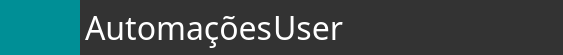
     <widget class="QFrame" name="frame_top">
      <property name="maximumSize">
       <size>
        <width>16777215</width>
        <height>55</height>
       </size>
      </property>
      <property name="frameShape">
       <enum>QFrame::NoFrame</enum>
      </property>
      <property name="frameShadow">
       <enum>QFrame::Plain</enum>
      </property>
      <layout class="QHBoxLayout" name="horizontalLayout">
       <property name="spacing">
        <number>0</number>
       </property>
       <property name="leftMargin">
        <number>0</number>
       </property>
       <property name="topMargin">
        <number>0</number>
       </property>
       <property name="rightMargin">
        <number>0</number>
       </property>
       <property name="bottomMargin">
        <number>0</number>
       </property>
       <item>
        <widget class="QFrame" name="frame_toodle">
         <property name="minimumSize">
          <size>
           <width>80</width>
           <height>55</height>
          </size>
         </property>
         <property name="maximumSize">
          <size>
           <width>80</width>
           <height>55</height>
          </size>
         </property>
         <property name="styleSheet">
          <string notr="true">background:rgb(0,143,150);</string>
         </property>
         <property name="frameShape">
          <enum>QFrame::NoFrame</enum>
         </property>
         <property name="frameShadow">
          <enum>QFrame::Plain</enum>
         </property>
         <layout class="QHBoxLayout" name="horizontalLayout_3">
          <property name="spacing">
           <number>0</number>
          </property>
          <property name="leftMargin">
           <number>0</number>
          </property>
          <property name="topMargin">
           <number>0</number>
          </property>
          <property name="rightMargin">
           <number>0</number>
          </property>
          <property name="bottomMargin">
           <number>0</number>
          </property>
          <item>
           <widget class="QPushButton" name="toodle">
            <property name="minimumSize">
             <size>
              <width>80</width>
              <height>55</height>
             </size>
            </property>
            <property name="maximumSize">
             <size>
              <width>80</width>
              <height>55</height>
             </size>
            </property>
            <property name="styleSheet">
             <string notr="true">QPushButton {
	border: none;
	background-color: rgba(0,0,0,0);
}
QPushButton:hover {
	background-color: rgb(0,178,178);
}
QPushButton:pressed {	
	background-color: rgba(0,0,0,0);
}</string>
            </property>
            <property name="text">
             <string/>
            </property>
            <property name="icon">
             <iconset>
              <normaloff>icons/1x/logo.png</normaloff>icons/1x/logo.png</iconset>
            </property>
            <property name="iconSize">
             <size>
              <width>22</width>
              <height>12</height>
             </size>
            </property>
            <property name="flat">
             <bool>true</bool>
            </property>
           </widget>
          </item>
         </layout>
        </widget>
       </item>
       <item>
        <widget class="QFrame" name="frame_top_east">
         <property name="maximumSize">
          <size>
           <width>16777215</width>
           <height>55</height>
          </size>
         </property>
         <property name="styleSheet">
          <string notr="true">background:rgb(51,51,51);</string>
         </property>
         <property name="frameShape">
          <enum>QFrame::NoFrame</enum>
         </property>
         <property name="frameShadow">
          <enum>QFrame::Plain</enum>
         </property>
         <layout class="QHBoxLayout" name="horizontalLayout_4">
          <property name="spacing">
           <number>0</number>
          </property>
          <property name="leftMargin">
           <number>0</number>
          </property>
          <property name="topMargin">
           <number>0</number>
          </property>
          <property name="rightMargin">
           <number>0</number>
          </property>
          <property name="bottomMargin">
           <number>0</number>
          </property>
          <item>
           <widget class="QFrame" name="frame_appname">
            <property name="frameShape">
             <enum>QFrame::NoFrame</enum>
            </property>
            <property name="frameShadow">
             <enum>QFrame::Plain</enum>
            </property>
            <layout class="QHBoxLayout" name="horizontalLayout_10">
             <property name="spacing">
              <number>7</number>
             </property>
             <property name="leftMargin">
              <number>0</number>
             </property>
             <property name="topMargin">
              <number>0</number>
             </property>
             <property name="rightMargin">
              <number>0</number>
             </property>
             <property name="bottomMargin">
              <number>0</number>
             </property>
             <item>
              <widget class="QLabel" name="lab_appname">
               <property name="font">
                <font>
                 <family>Segoe UI Light</family>
                 <pointsize>24</pointsize>
                </font>
               </property>
               <property name="styleSheet">
                <string notr="true">color:rgb(255,255,255);</string>
               </property>
               <property name="text">
                <string>&lt;html&gt;&lt;head/&gt;&lt;body&gt;&lt;p&gt;Automações&lt;/p&gt;&lt;/body&gt;&lt;/html&gt;</string>
               </property>
               <property name="margin">
                <number>2</number>
               </property>
               <property name="indent">
                <number>5</number>
               </property>
              </widget>
             </item>
            </layout>
           </widget>
          </item>
          <item>
           <widget class="QFrame" name="frame_user">
            <property name="frameShape">
             <enum>QFrame::NoFrame</enum>
            </property>
            <property name="frameShadow">
             <enum>QFrame::Plain</enum>
            </property>
            <layout class="QHBoxLayout" name="horizontalLayout_9">
             <property name="spacing">
              <number>0</number>
             </property>
             <property name="leftMargin">
              <number>0</number>
             </property>
             <property name="topMargin">
              <number>0</number>
             </property>
             <property name="rightMargin">
              <number>0</number>
             </property>
             <property name="bottomMargin">
              <number>0</number>
             </property>
             <item>
              <widget class="QLabel" name="lab_user">
               <property name="font">
                <font>
                 <family>Segoe UI Light</family>
                 <pointsize>24</pointsize>
                </font>
               </property>
               <property name="styleSheet">
                <string notr="true">color:rgb(255,255,255);</string>
               </property>
               <property name="text">
                <string>&lt;html&gt;&lt;head/&gt;&lt;body&gt;&lt;p&gt;&lt;span style=&quot; color:#ffffff;&quot;&gt;User&lt;/span&gt;&lt;/p&gt;&lt;/body&gt;&lt;/html&gt;</string>
               </property>
               <property name="alignment">
                <set>Qt::AlignRight|Qt::AlignTrailing|Qt::AlignVCenter</set>
               </property>
              </widget>
             </item>
            </layout>
           </widget>
          </item>
          <item>
           <widget class="QFrame" name="frame_person">
            <property name="minimumSize">
             <size>
              <width>55</width>
              <height>55</height>
             </size>
            </property>
            <property name="maximumSize">
             <size>
              <width>55</width>
              <height>55</height>
             </size>
            </property>
            <property name="frameShape">
             <enum>QFrame::NoFrame</enum>
            </property>
            <property name="frameShadow">
             <enum>QFrame::Plain</enum>
            </property>
            <layout class="QHBoxLayout" name="horizontalLayout_8">
             <property name="spacing">
              <number>0</number>
             </property>
             <property name="leftMargin">
              <number>0</number>
             </property>
             <property name="topMargin">
              <number>0</number>
             </property>
             <property name="rightMargin">
              <number>0</number>
             </property>
             <property name="bottomMargin">
              <number>0</number>
             </property>
             <item>
              <widget class="QLabel" name="lab_person">
               <property name="maximumSize">
                <size>
                 <width>55</width>
                 <height>55</height>
                </size>
               </property>
               <property name="text">
                <string/>
               </property>
               <property name="pixmap">
                <pixmap>icons/1x/peple.png</pixmap>
               </property>
               <property name="scaledContents">
                <bool>false</bool>
               </property>
               <property name="alignment">
                <set>Qt::AlignCenter</set>
               </property>
              </widget>
             </item>
            </layout>
           </widget>
          </item>
          <item>
           <widget class="QFrame" name="frame_min">
            <property name="minimumSize">
             <size>
              <width>55</width>
              <height>55</height>
             </size>
            </property>
            <property name="maximumSize">
             <size>
              <width>55</width>
              <height>55</height>
             </size>
            </property>
            <property name="frameShape">
             <enum>QFrame::NoFrame</enum>
            </property>
            <property name="frameShadow">
             <enum>QFrame::Plain</enum>
            </property>
            <layout class="QHBoxLayout" name="horizontalLayout_7">
             <property name="spacing">
              <number>0</number>
             </property>
             <property name="leftMargin">
              <number>0</number>
             </property>
             <property name="topMargin">
              <number>0</number>
             </property>
             <property name="rightMargin">
              <number>0</number>
             </property>
             <property name="bottomMargin">
              <number>0</number>
             </property>
             <item>
              <widget class="QPushButton" name="bn_min">
               <property name="maximumSize">
                <size>
                 <width>55</width>
                 <height>55</height>
                </size>
               </property>
               <property name="toolTip">
                <string>Minimize</string>
               </property>
               <property name="styleSheet">
                <string notr="true">QPushButton {
	border: none;
	background-color: rgba(0,0,0,0);
}
QPushButton:hover {
	background-color: rgb(0,143,150);
}
QPushButton:pressed {	
	background-color: rgba(0,0,0,0);
}</string>
               </property>
               <property name="text">
                <string/>
               </property>
               <property name="icon">
                <iconset>
                 <normaloff>icons/1x/hideAsset 53.png</normaloff>icons/1x/hideAsset 53.png</iconset>
               </property>
               <property name="iconSize">
                <size>
                 <width>22</width>
                 <height>22</height>
                </size>
               </property>
               <property name="flat">
                <bool>true</bool>
               </property>
              </widget>
             </item>
            </layout>
           </widget>
          </item>
          <item>
           <widget class="QFrame" name="frame_max">
            <property name="minimumSize">
             <size>
              <width>55</width>
              <height>55</height>
             </size>
            </property>
            <property name="maximumSize">
             <size>
              <width>55</width>
              <height>55</height>
             </size>
            </property>
            <property name="frameShape">
             <enum>QFrame::NoFrame</enum>
            </property>
            <property name="frameShadow">
             <enum>QFrame::Plain</enum>
            </property>
            <layout class="QHBoxLayout" name="horizontalLayout_6">
             <property name="spacing">
              <number>0</number>
             </property>
             <property name="leftMargin">
              <number>0</number>
             </property>
             <property name="topMargin">
              <number>0</number>
             </property>
             <property name="rightMargin">
              <number>0</number>
             </property>
             <property name="bottomMargin">
              <number>0</number>
             </property>
             <item>
              <widget class="QPushButton" name="bn_max">
               <property name="maximumSize">
                <size>
                 <width>55</width>
                 <height>55</height>
                </size>
               </property>
               <property name="toolTip">
                <string>Maximize</string>
               </property>
               <property name="styleSheet">
                <string notr="true">QPushButton {
	border: none;
	background-color: rgba(0,0,0,0);
}
QPushButton:hover {
	background-color: rgb(0,143,150);
}
QPushButton:pressed {	
	background-color: rgba(0,0,0,0);
}</string>
               </property>
               <property name="text">
                <string/>
               </property>
               <property name="icon">
                <iconset>
                 <normaloff>icons/1x/max.png</normaloff>icons/1x/max.png</iconset>
               </property>
               <property name="iconSize">
                <size>
                 <width>22</width>
                 <height>22</height>
                </size>
               </property>
               <property name="flat">
                <bool>true</bool>
               </property>
              </widget>
             </item>
            </layout>
           </widget>
          </item>
          <item>
           <widget class="QFrame" name="frame_close">
            <property name="minimumSize">
             <size>
              <width>55</width>
              <height>55</height>
             </size>
            </property>
            <property name="maximumSize">
             <size>
              <width>55</width>
              <height>55</height>
             </size>
            </property>
            <property name="frameShape">
             <enum>QFrame::NoFrame</enum>
            </property>
            <property name="frameShadow">
             <enum>QFrame::Plain</enum>
            </property>
            <layout class="QHBoxLayout" name="horizontalLayout_5">
             <property name="spacing">
              <number>0</number>
             </property>
             <property name="leftMargin">
              <number>0</number>
             </property>
             <property name="topMargin">
              <number>0</number>
             </property>
             <property name="rightMargin">
              <number>0</number>
             </property>
             <property name="bottomMargin">
              <number>0</number>
             </property>
             <item>
              <widget class="QPushButton" name="bn_close">
               <property name="maximumSize">
                <size>
                 <width>55</width>
                 <height>55</height>
                </size>
               </property>
               <property name="toolTip">
                <string>Close</string>
               </property>
               <property name="styleSheet">
                <string notr="true">QPushButton {
	border: none;
	background-color: rgba(0,0,0,0);
}
QPushButton:hover {
	background-color: rgb(0,143,150);
}
QPushButton:pressed {	
	background-color: rgba(0,0,0,0);
}</string>
               </property>
               <property name="text">
                <string/>
               </property>
               <property name="icon">
                <iconset>
                 <normaloff>icons/1x/closeAsset 43.png</normaloff>icons/1x/closeAsset 43.png</iconset>
               </property>
               <property name="iconSize">
                <size>
                 <width>22</width>
                 <height>22</height>
                </size>
               </property>
               <property name="flat">
                <bool>true</bool>
               </property>
              </widget>
             </item>
            </layout>
           </widget>
          </item>
         </layout>
        </widget>
       </item>
      </layout>
     </widget>
